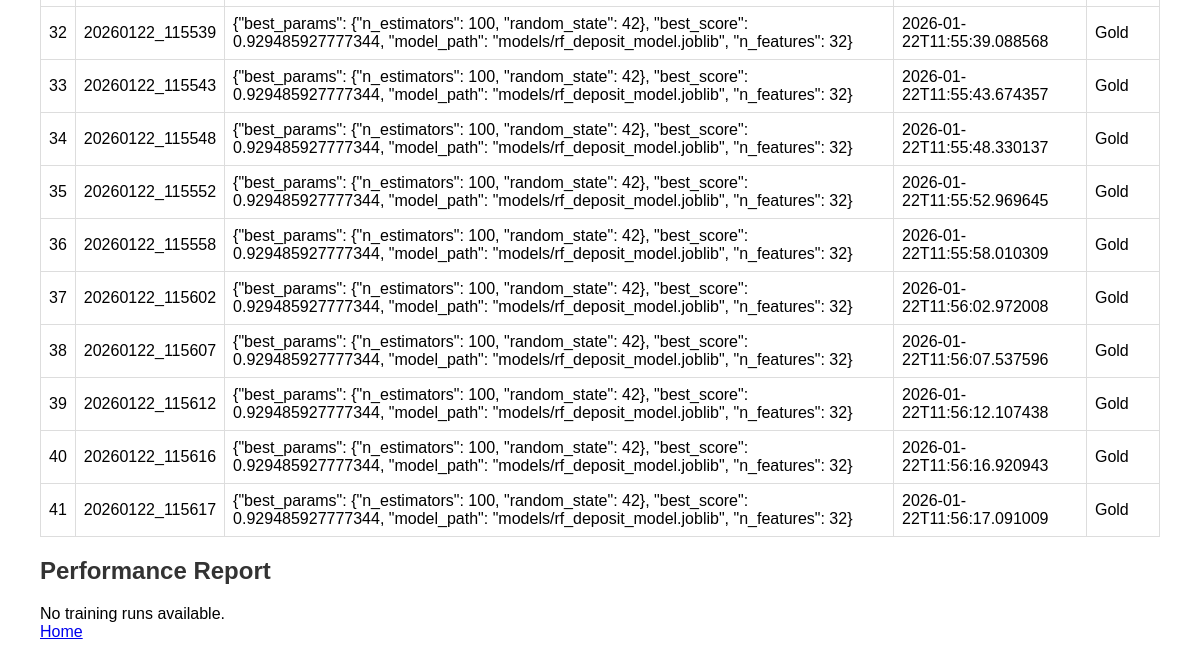
/stats (lower part), run on an earlier commit of the app's database.
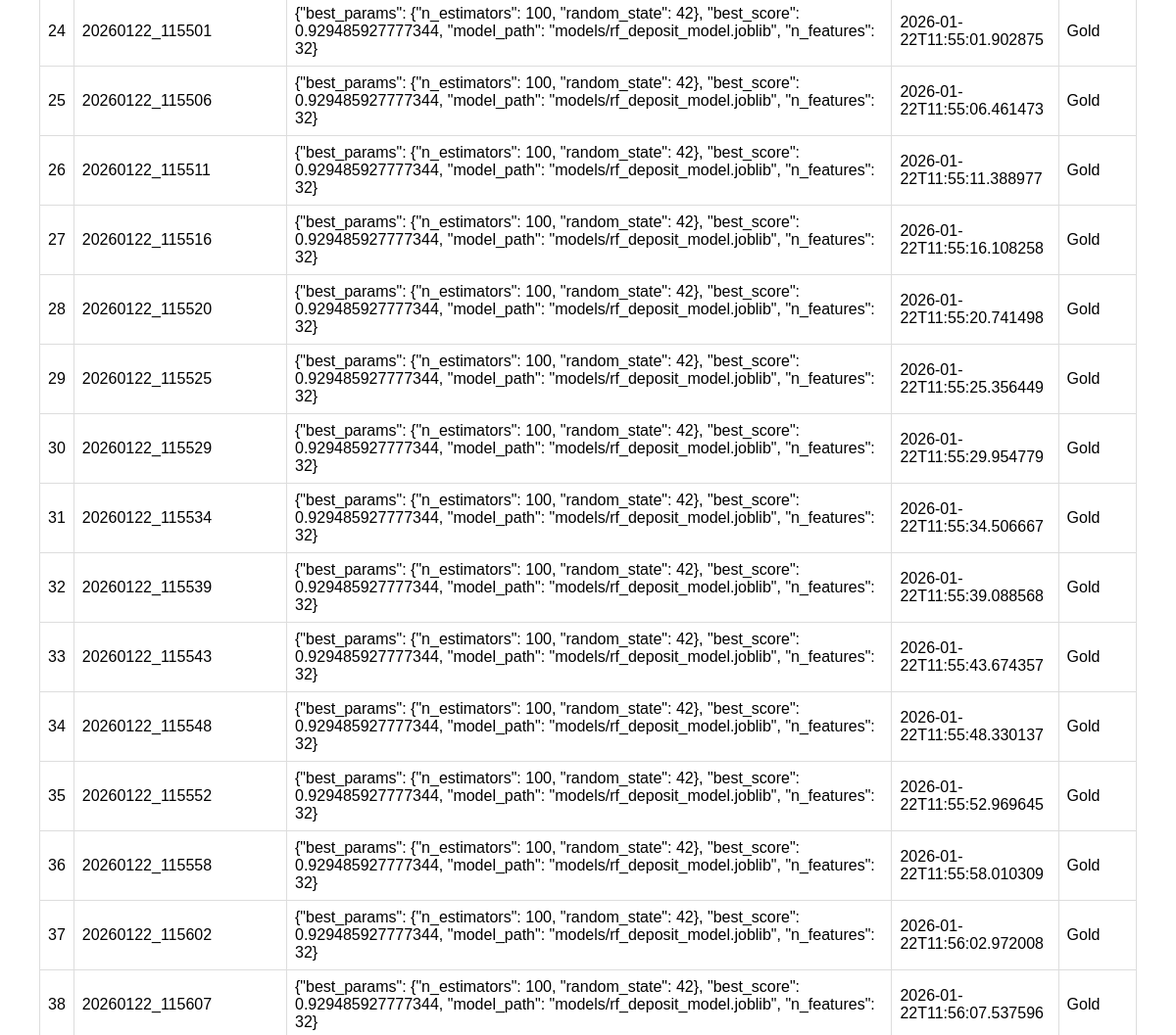
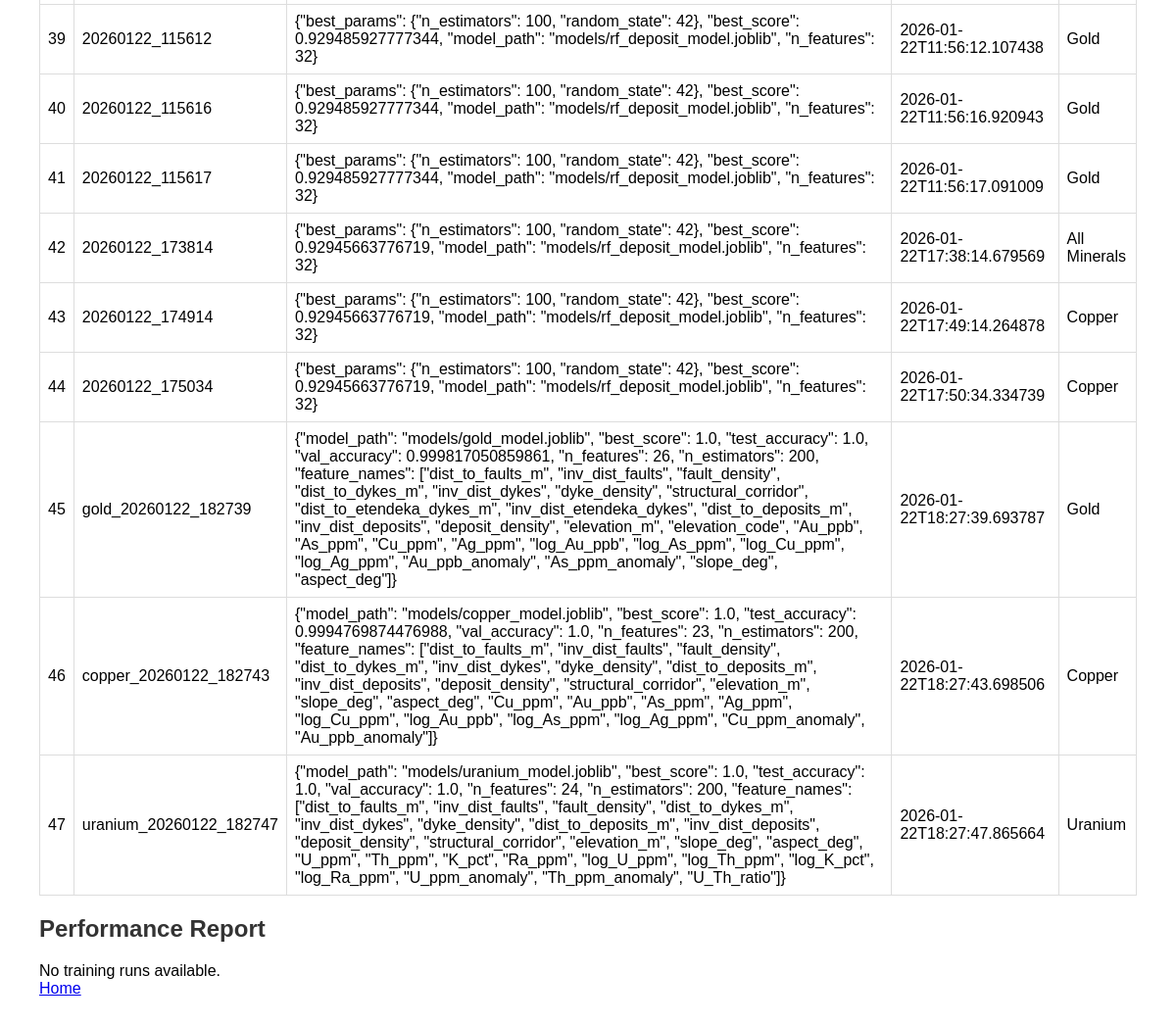
And on a later commit of the database (2 pictures, top to bottom).
### tables this page shows
CREATE TABLE models (
            id INTEGER PRIMARY KEY AUTOINCREMENT,
            version TEXT NOT NULL,
            performance_metrics TEXT,
            created_date TEXT NOT NULL,
            mineral TEXT
        );

### user_app.py (the view)
@app.route('/stats')
def stats():
    mineral = request.args.get('mineral', 'All Minerals')
    if mineral == 'All Minerals':
        models = get_models()
    else:
        models = get_models_by_mineral(mineral)
    alerts = get_active_alerts()
    report = generate_performance_report()
    fig_trends = plot_performance_trends()
    trends_img = None
    if fig_trends:
        buf = io.BytesIO()
        fig_trends.savefig(buf, format='png')
        buf.seek(0)
        trends_img = base64.b64encode(buf.read()).decode('utf-8')
        plt.close(fig_trends)
    fig_fi = plot_feature_importance_evolution()
    fi_img = None
    if fig_fi:
        buf = io.BytesIO()
        fig_fi.savefig(buf, format='png')
        buf.seek(0)
        fi_img = base64.b64encode(buf.read()).decode('utf-8')
        plt.close(fig_fi)
    return render_template('stats.html', models=models, alerts=alerts, report=report, trends_img=trends_img, fi_img=fi_img, selected_mineral=mineral)

### src/data_architecture.py (called while the page is built)
def get_models():
    conn = sqlite3.connect(DB_PATH)
    cursor = conn.cursor()
    cursor.execute('SELECT * FROM models')
    rows = cursor.fetchall()
    conn.close()
    return rows

def get_alerts(resolved=False):
    conn = sqlite3.connect(DB_PATH)
    cursor = conn.cursor()
    if resolved:
        cursor.execute('SELECT * FROM alerts')
    else:
        cursor.execute('SELECT * FROM alerts WHERE resolved = 0')
    rows = cursor.fetchall()
    conn.close()
    return rows

def get_training_runs():
    conn = sqlite3.connect(DB_PATH)
    cursor = conn.cursor()
    cursor.execute('SELECT * FROM training_runs')
    rows = cursor.fetchall()
    conn.close()
    return rows

### src/monitoring.py (called while the page is built, shortened)
def generate_performance_report():
    runs = get_training_runs()
    if not runs:
        return "No training runs available."

def plot_performance_trends():
    runs = get_training_runs()
    if len(runs) < 2:
        return None

def plot_feature_importance_evolution():
    runs = get_training_runs()
    if not runs:
        return None

def get_active_alerts():
    alerts = get_alerts(resolved=False)
    return alerts

### templates/stats.html (shortened to what this page needs)
<!DOCTYPE html>
<html lang="en">
<head>
</head>
<body>
    <div class="container">
        {% if models %}
            <table>
                {% for model in models %}
                    <tr>
                        <td>{{ model[0] }}</td>
                        <td>{{ model[1] }}</td>
                        <td>{{ model[2] }}</td>
                        <td>{{ model[3] }}</td>
                        <td>{{ model[4] }}</td>
                    </tr>
                {% endfor %}
            </table>
        {% endif %}
        <h2>Performance Report</h2>
        <div class="report">{{ report }}</div>
        <a href="/">Home</a>
    </div>
</body>
</html>

What changed in the data, as far as the page shows it:
now on this page (row unchanged): models: id "24", version "20260122_115501", performance_metrics "{\"best_params\": {\"n_estimators\": 100, \"random_state\": 42}, \"best_score\": 0.929485927777344, \"model_path\": \"models/rf_deposit_model.joblib\", \"n_features\": 32}", created_date "2026-01-22T11:55:01.902875", mineral "Gold"
now on this page (row unchanged): models: id "25", version "20260122_115506", performance_metrics "{\"best_params\": {\"n_estimators\": 100, \"random_state\": 42}, \"best_score\": 0.929485927777344, \"model_path\": \"models/rf_deposit_model.joblib\", \"n_features\": 32}", created_date "2026-01-22T11:55:06.461473", mineral "Gold"
now on this page (row unchanged): models: id "26", version "20260122_115511", performance_metrics "{\"best_params\": {\"n_estimators\": 100, \"random_state\": 42}, \"best_score\": 0.929485927777344, \"model_path\": \"models/rf_deposit_model.joblib\", \"n_features\": 32}", created_date "2026-01-22T11:55:11.388977", mineral "Gold"
now on this page (row unchanged): models: id "27", version "20260122_115516", performance_metrics "{\"best_params\": {\"n_estimators\": 100, \"random_state\": 42}, \"best_score\": 0.929485927777344, \"model_path\": \"models/rf_deposit_model.joblib\", \"n_features\": 32}", created_date "2026-01-22T11:55:16.108258", mineral "Gold"
now on this page (row unchanged): models: id "28", version "20260122_115520", performance_metrics "{\"best_params\": {\"n_estimators\": 100, \"random_state\": 42}, \"best_score\": 0.929485927777344, \"model_path\": \"models/rf_deposit_model.joblib\", \"n_features\": 32}", created_date "2026-01-22T11:55:20.741498", mineral "Gold"
now on this page (row unchanged): models: id "29", version "20260122_115525", performance_metrics "{\"best_params\": {\"n_estimators\": 100, \"random_state\": 42}, \"best_score\": 0.929485927777344, \"model_path\": \"models/rf_deposit_model.joblib\", \"n_features\": 32}", created_date "2026-01-22T11:55:25.356449", mineral "Gold"
now on this page (row unchanged): models: id "30", version "20260122_115529", performance_metrics "{\"best_params\": {\"n_estimators\": 100, \"random_state\": 42}, \"best_score\": 0.929485927777344, \"model_path\": \"models/rf_deposit_model.joblib\", \"n_features\": 32}", created_date "2026-01-22T11:55:29.954779", mineral "Gold"
now on this page (row unchanged): models: id "31", version "20260122_115534", performance_metrics "{\"best_params\": {\"n_estimators\": 100, \"random_state\": 42}, \"best_score\": 0.929485927777344, \"model_path\": \"models/rf_deposit_model.joblib\", \"n_features\": 32}", created_date "2026-01-22T11:55:34.506667", mineral "Gold"
added models: id "42", version "20260122_173814", performance_metrics "{\"best_params\": {\"n_estimators\": 100, \"random_state\": 42}, \"best_score\": 0.92945663776719, \"model_path\": \"models/rf_deposit_model.joblib\", \"n_features\": 32}", created_date "2026-01-22T17:38:14.679569", mineral "All Minerals"
added models: id "43", version "20260122_174914", performance_metrics "{\"best_params\": {\"n_estimators\": 100, \"random_state\": 42}, \"best_score\": 0.92945663776719, \"model_path\": \"models/rf_deposit_model.joblib\", \"n_features\": 32}", created_date "2026-01-22T17:49:14.264878", mineral "Copper"
added models: id "44", version "20260122_175034", performance_metrics "{\"best_params\": {\"n_estimators\": 100, \"random_state\": 42}, \"best_score\": 0.92945663776719, \"model_path\": \"models/rf_deposit_model.joblib\", \"n_features\": 32}", created_date "2026-01-22T17:50:34.334739", mineral "Copper"
added models: id "45", version "gold_20260122_182739", performance_metrics "{\"model_path\": \"models/gold_model.joblib\", \"best_score\": 1.0, \"test_accuracy\": 1.0, \"val_accuracy\": 0.999817050859861, \"n_features\": 26, \"n_estimators\": 200, \"feature_names\": [\"dist_to_faults_m\", \"inv_dist_faults\", \"fault_density\", \"dist_to_dykes_m\", \"inv_dist_dykes\", \"dyke_density\", \"structural_corridor\", \"dist_to_etendeka_dykes_m\", \"inv_dist_etendeka_dykes\", \"dist_to_deposits_m\", \"inv_dist_deposits\", \"deposit_density\", \"elevation_m\", \"elevation_code\", \"Au_ppb\", \"As_ppm\", \"Cu_ppm\", \"Ag_ppm\", \"log_Au_ppb\", \"log_As_ppm\", \"log_Cu_ppm\", \"log_Ag_ppm\", \"Au_ppb_anomaly\", \"As_ppm_anomaly\", \"slope_deg\", \"aspect_deg\"]}", created_date "2026-01-22T18:27:39.693787", mineral "Gold"
added models: id "46", version "copper_20260122_182743", performance_metrics "{\"model_path\": \"models/copper_model.joblib\", \"best_score\": 1.0, \"test_accuracy\": 0.9994769874476988, \"val_accuracy\": 1.0, \"n_features\": 23, \"n_estimators\": 200, \"feature_names\": [\"dist_to_faults_m\", \"inv_dist_faults\", \"fault_density\", \"dist_to_dykes_m\", \"inv_dist_dykes\", \"dyke_density\", \"dist_to_deposits_m\", \"inv_dist_deposits\", \"deposit_density\", \"structural_corridor\", \"elevation_m\", \"slope_deg\", \"aspect_deg\", \"Cu_ppm\", \"Au_ppb\", \"As_ppm\", \"Ag_ppm\", \"log_Cu_ppm\", \"log_Au_ppb\", \"log_As_ppm\", \"log_Ag_ppm\", \"Cu_ppm_anomaly\", \"Au_ppb_anomaly\"]}", created_date "2026-01-22T18:27:43.698506", mineral "Copper"
added models: id "47", version "uranium_20260122_182747", performance_metrics "{\"model_path\": \"models/uranium_model.joblib\", \"best_score\": 1.0, \"test_accuracy\": 1.0, \"val_accuracy\": 1.0, \"n_features\": 24, \"n_estimators\": 200, \"feature_names\": [\"dist_to_faults_m\", \"inv_dist_faults\", \"fault_density\", \"dist_to_dykes_m\", \"inv_dist_dykes\", \"dyke_density\", \"dist_to_deposits_m\", \"inv_dist_deposits\", \"deposit_density\", \"structural_corridor\", \"elevation_m\", \"slope_deg\", \"aspect_deg\", \"U_ppm\", \"Th_ppm\", \"K_pct\", \"Ra_ppm\", \"log_U_ppm\", \"log_Th_ppm\", \"log_K_pct\", \"log_Ra_ppm\", \"U_ppm_anomaly\", \"Th_ppm_anomaly\", \"U_Th_ratio\"]}", created_date "2026-01-22T18:27:47.865664", mineral "Uranium"
